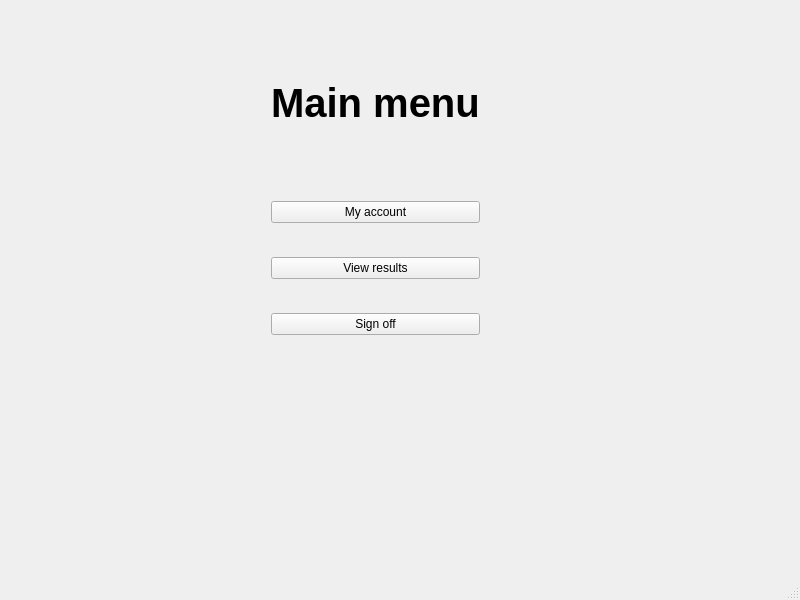
<?xml version="1.0" encoding="UTF-8"?>
<ui version="4.0">
 <class>PatientMenu</class>
 <widget class="QMainWindow" name="PatientMenu">
  <property name="geometry">
   <rect>
    <x>0</x>
    <y>0</y>
    <width>800</width>
    <height>600</height>
   </rect>
  </property>
  <property name="windowTitle">
   <string>MainWindow</string>
  </property>
  <widget class="QWidget" name="centralwidget">
   <widget class="QWidget" name="layoutWidget">
    <property name="geometry">
     <rect>
      <x>12</x>
      <y>10</y>
      <width>756</width>
      <height>533</height>
     </rect>
    </property>
    <layout class="QGridLayout" name="gridLayout">
     <item row="0" column="0">
      <spacer name="horizontalSpacer">
       <property name="orientation">
        <enum>Qt::Horizontal</enum>
       </property>
       <property name="sizeHint" stdset="0">
        <size>
         <width>228</width>
         <height>20</height>
        </size>
       </property>
      </spacer>
     </item>
     <item row="0" column="1">
      <layout class="QVBoxLayout" name="verticalLayout_2">
       <item>
        <spacer name="verticalSpacer_5">
         <property name="orientation">
          <enum>Qt::Vertical</enum>
         </property>
         <property name="sizeHint" stdset="0">
          <size>
           <width>20</width>
           <height>40</height>
          </size>
         </property>
        </spacer>
       </item>
       <item>
        <widget class="QLabel" name="title">
         <property name="font">
          <font>
           <pointsize>30</pointsize>
           <weight>75</weight>
           <bold>true</bold>
          </font>
         </property>
         <property name="text">
          <string>Main menu</string>
         </property>
        </widget>
       </item>
       <item>
        <spacer name="verticalSpacer_4">
         <property name="orientation">
          <enum>Qt::Vertical</enum>
         </property>
         <property name="sizeHint" stdset="0">
          <size>
           <width>20</width>
           <height>58</height>
          </size>
         </property>
        </spacer>
       </item>
       <item>
        <layout class="QVBoxLayout" name="verticalLayout">
         <item>
          <widget class="QPushButton" name="accountButton">
           <property name="text">
            <string>My account</string>
           </property>
          </widget>
         </item>
         <item>
          <spacer name="verticalSpacer">
           <property name="orientation">
            <enum>Qt::Vertical</enum>
           </property>
           <property name="sizeHint" stdset="0">
            <size>
             <width>20</width>
             <height>28</height>
            </size>
           </property>
          </spacer>
         </item>
         <item>
          <widget class="QPushButton" name="resultsButton">
           <property name="text">
            <string>View results</string>
           </property>
          </widget>
         </item>
         <item>
          <spacer name="verticalSpacer_2">
           <property name="orientation">
            <enum>Qt::Vertical</enum>
           </property>
           <property name="sizeHint" stdset="0">
            <size>
             <width>20</width>
             <height>28</height>
            </size>
           </property>
          </spacer>
         </item>
         <item>
          <widget class="QPushButton" name="signoffButton">
           <property name="text">
            <string>Sign off</string>
           </property>
          </widget>
         </item>
        </layout>
       </item>
       <item>
        <spacer name="verticalSpacer_3">
         <property name="orientation">
          <enum>Qt::Vertical</enum>
         </property>
         <property name="sizeHint" stdset="0">
          <size>
           <width>20</width>
           <height>208</height>
          </size>
         </property>
        </spacer>
       </item>
      </layout>
     </item>
     <item row="0" column="2">
      <spacer name="horizontalSpacer_2">
       <property name="orientation">
        <enum>Qt::Horizontal</enum>
       </property>
       <property name="sizeHint" stdset="0">
        <size>
         <width>288</width>
         <height>20</height>
        </size>
       </property>
      </spacer>
     </item>
    </layout>
   </widget>
  </widget>
  <widget class="QMenuBar" name="menubar">
   <property name="geometry">
    <rect>
     <x>0</x>
     <y>0</y>
     <width>800</width>
     <height>21</height>
    </rect>
   </property>
  </widget>
  <widget class="QStatusBar" name="statusbar"/>
 </widget>
 <resources/>
 <connections/>
</ui>
